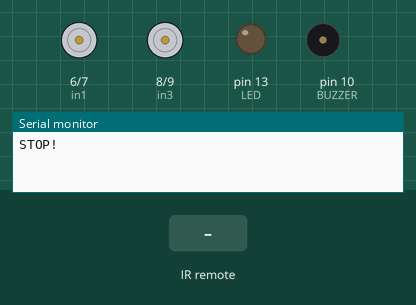
Recording of a sketch running on a simulated Arduino Uno, built with avr-gcc and run on an emulated ATmega328P. Parts: motor-driver pin pairs drawn as motors (green arrow = first pin HIGH = forward, orange = second pin HIGH = backward, longer = more drive, scaled by the enable pin), output pins drawn as LEDs (lit = HIGH), buzzer (waves = sounding, pin HIGH), the last lines printed to the serial monitor. The test bench sets the inputs (shaded band).

Above: at 1.2 s.
1.3 s: infrared code 0x511DBB received
At 1.7 s:
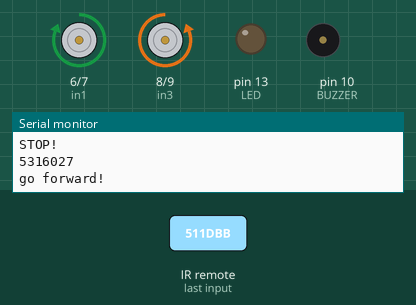
2.9 s: infrared code 0xA3C8EDDB received
At 4.2 s:
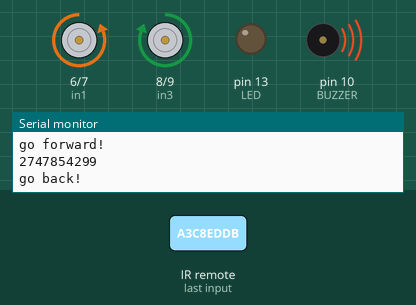
4.5 s: infrared code 0x52A3D41F received
At 5.4 s:
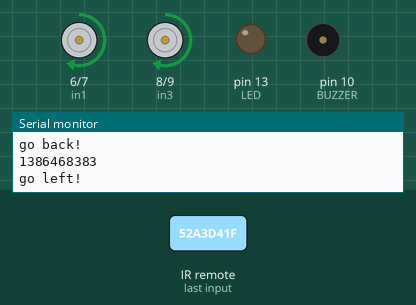
6.1 s: infrared code 0x20FE4DBB received
At 6.6 s:
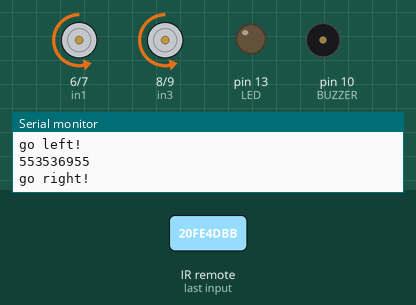
7.7 s: infrared code 0x8ABC10A1 received
At 9.0 s:
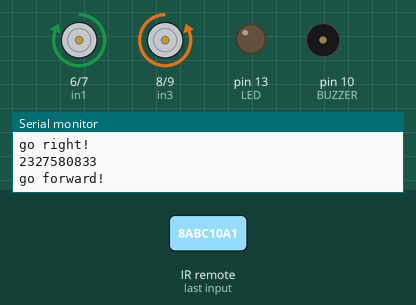
9.3 s: infrared code 0xA014D267 received
At 10.2 s:
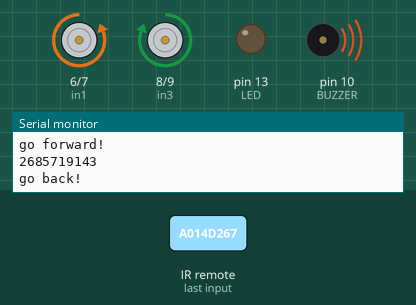
Timing chart, 0 to 11.9 s (numbered marks = the images above; inputs shaded):
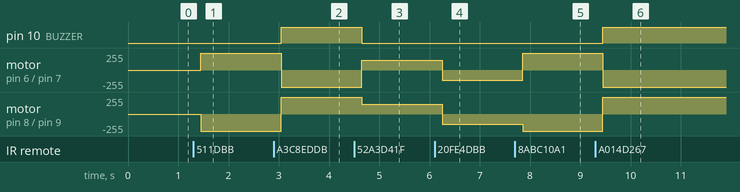

Measured:
- after the input at 1.3 s, motor on pin 6 (in1) / pin 7 (in2): stopped → forward 255/255 after 0.15 s; motor on pin 8 (in3) / pin 9 (in4): stopped → backward 255/255 after 0.15 s
- after the input at 2.9 s, pin 10 (BUZZER): LOW → HIGH after 0.15 s; motor on pin 6 (in1) / pin 7 (in2): forward 255/255 → backward 255/255 after 0.15 s; motor on pin 8 (in3) / pin 9 (in4): backward 255/255 → forward 255/255 after 0.15 s
- after the input at 4.5 s, pin 10 (BUZZER): HIGH → LOW after 0.15 s; motor on pin 6 (in1) / pin 7 (in2): backward 255/255 → forward 150/255 after 0.15 s; motor on pin 8 (in3) / pin 9 (in4): forward 255/255 → forward 150/255 after 0.15 s
- after the input at 6.1 s, motor on pin 6 (in1) / pin 7 (in2), motor on pin 8 (in3) / pin 9 (in4): forward 150/255 → backward 150/255 after 0.15 s
- after the input at 7.7 s, motor on pin 6 (in1) / pin 7 (in2): backward 150/255 → forward 255/255 after 0.15 s; motor on pin 8 (in3) / pin 9 (in4): backward 150/255 → backward 255/255 after 0.15 s
- after the input at 9.3 s, pin 10 (BUZZER): LOW → HIGH after 0.15 s; motor on pin 6 (in1) / pin 7 (in2): forward 255/255 → backward 255/255 after 0.15 s; motor on pin 8 (in3) / pin 9 (in4): backward 255/255 → forward 255/255 after 0.15 s

The sketch:

infra_rouge.ino
```cpp
#include <IRremote.h>
int receiverpin = 12;
int LED=13;                //define LED pin
volatile int state = LOW;  //define default input mode
int in1=6;
int in2=7;
int in3=8;
int in4=9;
int ENA=5;
int ENB=11;
int ABS=150;
unsigned long RED;
int BUZZER=10;
//#define A 16736925
#define AVANT_ROBOT 5316027 // avant de la télécommande du robot
#define AVANT_HIFI 2327580833 // avant de la télécommande de la chaine

//#define B 16754775
#define ARRIERE_ROBOT 2747854299 // arriere de la télécommande du robot
#define ARRIERE_HIFI 2685719143 // arriere de la télécommande de la chaine

//#define X 16712445
#define STOP_ROBOT 3622325019 // OK de la télécommande du robot
#define STOP_HIFI 1815043745 // stop de la télécommande de la chaine

//#define C 16720605
#define GAUCHE_ROBOT 1386468383 // gauche de la télécommande du robot
#define GAUCHE_HIFI 641543941 // gauche de la télécommande de la chaine


//#define D 16761405
#define DROITE_ROBOT 553536955 // droite de la télécommande du robot
#define DROITE_HIFI 3841588867 // droite de la télécommande de la chaine

#define LED_ROBOT 3238126971 // bouton 1 de la télécommande du robot
#define USB_REC_HIFI 2555128611 // USB/REC de la télécommande de la chaine


IRrecv irrecv(receiverpin);
decode_results results;


void _mForward() // Avancer
{
  digitalWrite(ENA,HIGH);
  digitalWrite(ENB,HIGH);
  digitalWrite(in1,HIGH);//digital output
  digitalWrite(in2,LOW);
  digitalWrite(in3,LOW);
  digitalWrite(in4,HIGH);
  digitalWrite(BUZZER, LOW);
  Serial.println("go forward!");
}
void _mBack() // Reculer
{
  digitalWrite(ENA,HIGH);
  digitalWrite(ENB,HIGH);
  digitalWrite(in1,LOW);
  digitalWrite(in2,HIGH);
  digitalWrite(in3,HIGH);
  digitalWrite(in4,LOW);
  digitalWrite(BUZZER, HIGH);
  Serial.println("go back!");
}
void _mleft() // A Gauche
{
  analogWrite(ENA,ABS);
  analogWrite(ENB,ABS);
  digitalWrite(in1,HIGH);
  digitalWrite(in2,LOW);
  digitalWrite(in3,HIGH);
  digitalWrite(in4,LOW);
  digitalWrite(BUZZER, LOW);
  Serial.println("go left!");
}
void _mright() // A Dtroite
{
  analogWrite(ENA,ABS);
  analogWrite(ENB,ABS);
  digitalWrite(in1,LOW);
  digitalWrite(in2,HIGH);
  digitalWrite(in3,LOW);
  digitalWrite(in4,HIGH);
  digitalWrite(BUZZER, LOW);
  Serial.println("go right!");
}
void _mStop()
{
  digitalWrite(ENA,LOW);
  digitalWrite(ENB,LOW);
  digitalWrite(BUZZER, LOW);
  Serial.println("STOP!");
}

void stateChange()
{
  state = !state;
  digitalWrite(LED, state);
  digitalWrite(BUZZER, state);
}


void setup() {
  // put your setup code here, to run once:
  pinMode(LED, OUTPUT);     //initialize LED as an output
  pinMode(in1,OUTPUT);
  pinMode(in2,OUTPUT);
  pinMode(in3,OUTPUT);
  pinMode(in4,OUTPUT);
  pinMode(ENA,OUTPUT);
  pinMode(ENB,OUTPUT);
  pinMode(receiverpin,INPUT);
  pinMode(BUZZER,OUTPUT);
  digitalWrite(BUZZER,LOW);
  //tone(BUZZER, 440, 1000);
  //noTone(BUZZER);
  Serial.begin(9600);
  _mStop();
  irrecv.enableIRIn();
}

void loop() {
  if (irrecv.decode(&results))
    {

      RED=results.value;
       Serial.println(RED);
       irrecv.resume();
    delay(150);
    if(RED==AVANT_HIFI || RED==AVANT_ROBOT)
  {
     _mForward();
  }

  else if(RED==ARRIERE_HIFI || RED==ARRIERE_ROBOT)
  {
        _mBack();
  }

  else if(RED==GAUCHE_HIFI || RED==GAUCHE_ROBOT)
  {
        _mleft();
  }

  else if(RED==DROITE_HIFI || RED==DROITE_ROBOT)
  {
        _mright();
   }

  else if(RED==STOP_HIFI || RED==STOP_ROBOT)
  {
         _mStop();
   }

  else if(RED==USB_REC_HIFI || RED==LED_ROBOT)
  {
       stateChange();
   }


}
}
```
